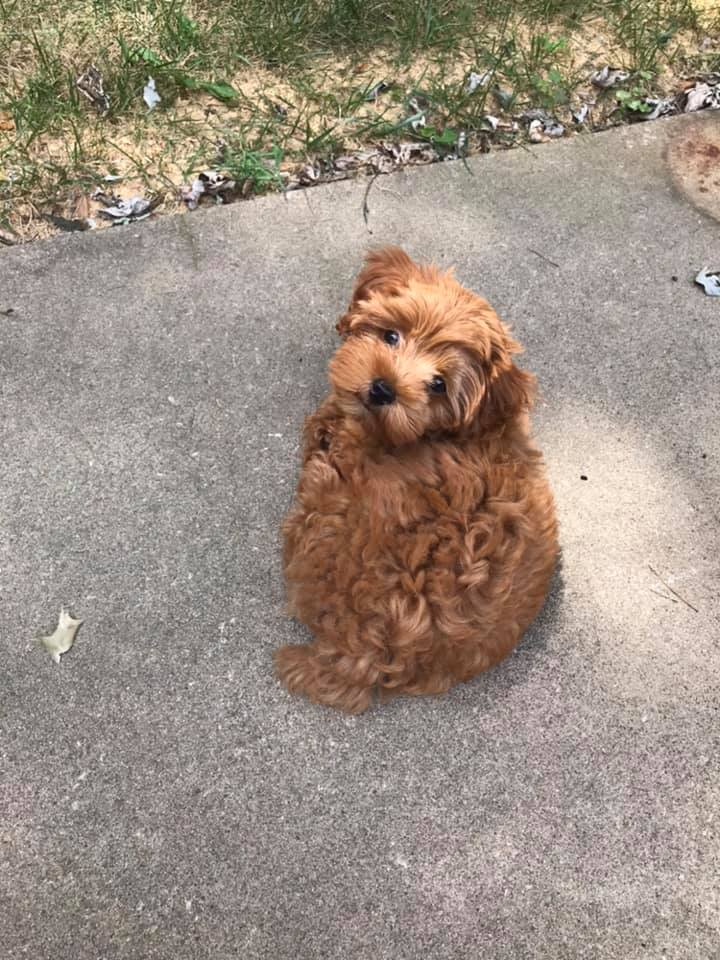
#> input picture wip/outside.jpg, 720 x 960 px
$ python color_blind_testing.py
#> lines starting #> are read from the running program, lines starting #| are printed output that depends on the picture
import cv2
import numpy as np

# Load the image
image_path = 'outside.jpg'  # Replace with your image path
image = cv2.imread(image_path)
#> image is the input picture: shape (960, 720, 3); mean B, G, R 131.6, 143.5, 156.9

# Define color blindness transformation matrices
protanopia_matrix = np.array([[0.567, 0.433, 0],
                              [0.558, 0.442, 0],
                              [0,     0.242, 0.758]])

deuteranopia_matrix = np.array([[0.625, 0.375, 0],
                                [0.7,   0.3,   0],
                                [0,     0.3,   0.7]])

tritanopia_matrix = np.array([[0.95,  0.05,  0],
                              [0,     0.433, 0.567],
                              [0,     0.475, 0.525]])

# Function to apply color transformation matrix
def apply_color_blindness_filter(image, matrix):
    # Normalize the image to range [0, 1]
    image = image / 255.0
    # Apply the transformation matrix to each pixel
    transformed_image = np.dot(image.reshape(-1, 3), matrix.T)
    # Reshape back to original image shape and clip to [0, 1] range
    transformed_image = transformed_image.reshape(image.shape)
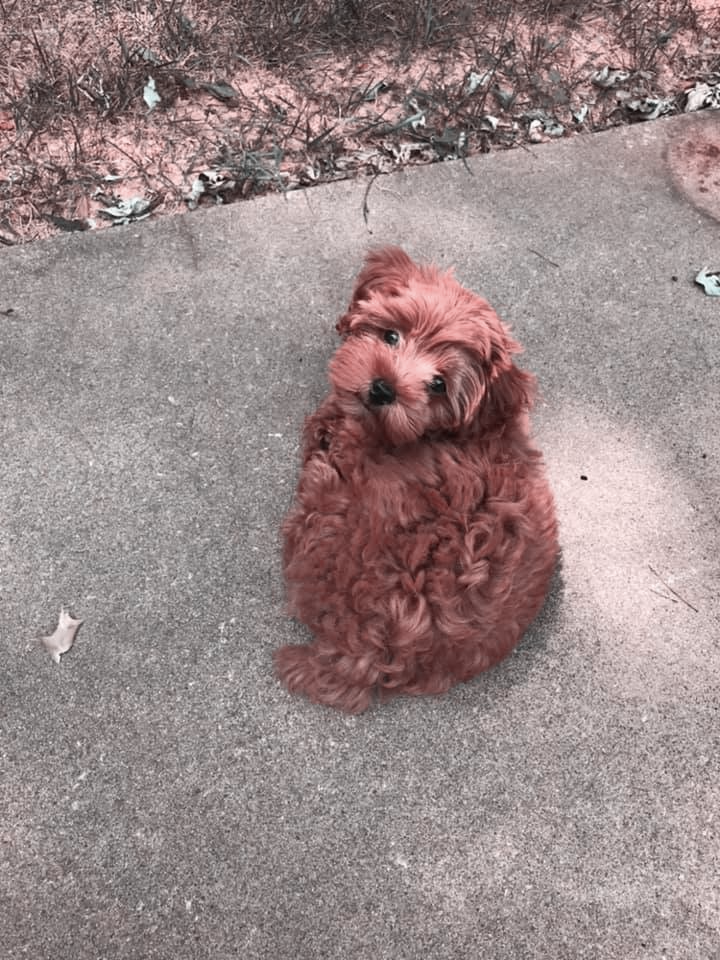
#> transformed_image: shape (960, 720, 3) float64; mean of channels 0, 1, 2 0.536, 0.537, 0.603; drawn as B, G, R
    transformed_image = np.clip(transformed_image, 0, 1)
    # Convert back to [0, 255] range
    transformed_image = (transformed_image * 255).astype(np.uint8)
    return transformed_image

# Apply each filter
protanopia_image = apply_color_blindness_filter(image, protanopia_matrix)
deuteranopia_image = apply_color_blindness_filter(image, deuteranopia_matrix)
tritanopia_image = apply_color_blindness_filter(image, tritanopia_matrix)
#> in apply_color_blindness_filter (call 3), `transformed_image = transformed_image.reshape(image.shape)`:
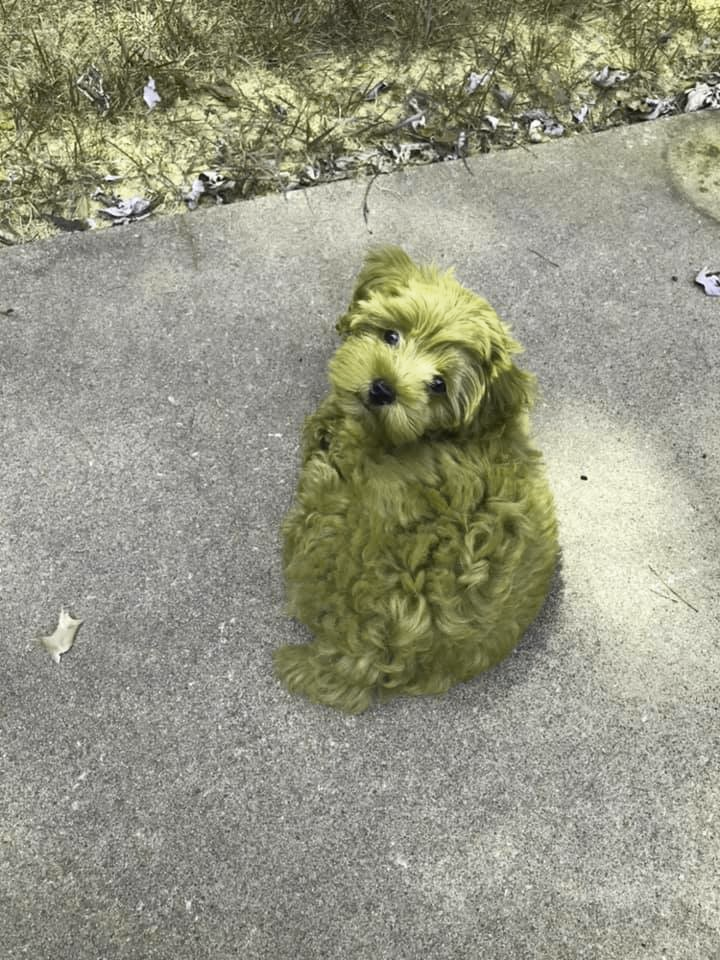
#> transformed_image: shape (960, 720, 3) float64; mean of channels 0, 1, 2 0.519, 0.593, 0.59; drawn as B, G, R

# Display the results
cv2.imshow('Original Image', image)
cv2.imshow('Protanopia Simulation', protanopia_image)
cv2.imshow('Deuteranopia Simulation', deuteranopia_image)
cv2.imshow('Tritanopia Simulation', tritanopia_image)

# Save the results if desired
# cv2.imwrite('protanopia_image.jpg', protanopia_image)
# cv2.imwrite('deuteranopia_image.jpg', deuteranopia_image)
# cv2.imwrite('tritanopia_image.jpg', tritanopia_image)

# Wait for key press to close windows
cv2.waitKey(0)
cv2.destroyAllWindows()
